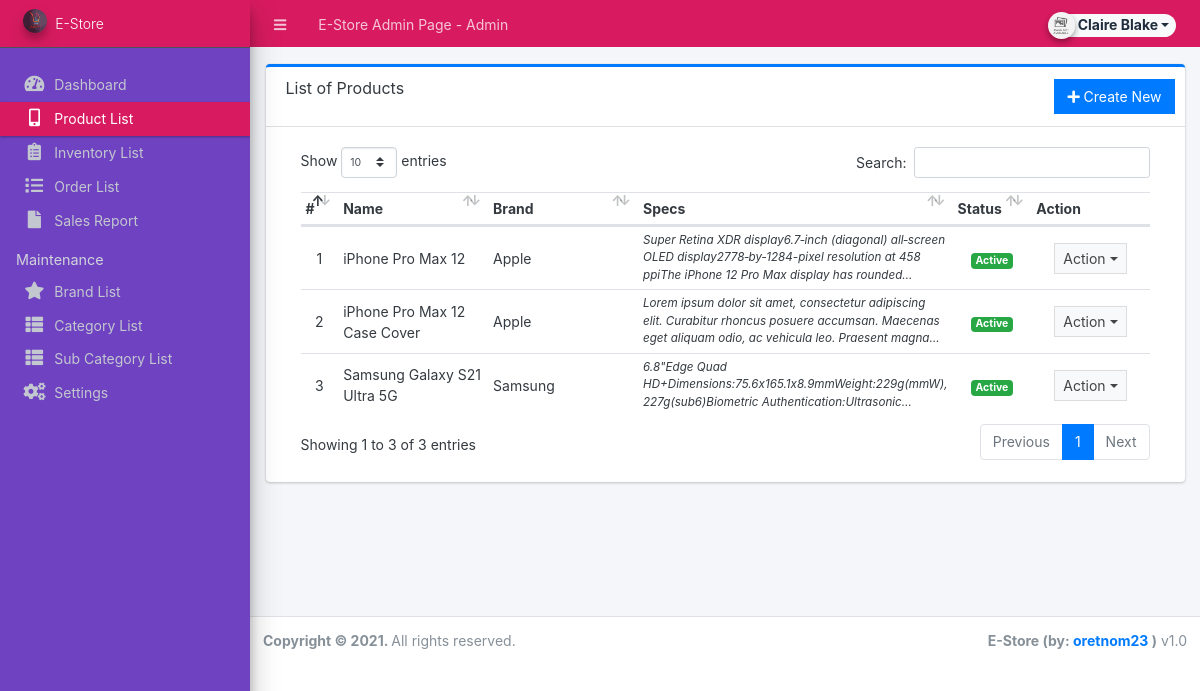
/admin/?page=product (signed in), run on the app's committed database.
### tables this page shows
CREATE TABLE `products` (
  `id` int(30) NOT NULL,
  `brand_id` int(30) NOT NULL,
  `category_id` int(30) NOT NULL,
  `sub_category_id` int(30) NOT NULL,
  `name` varchar(250) NOT NULL,
  `specs` text NOT NULL,
  `status` tinyint(1) NOT NULL DEFAULT 1,
  `date_created` datetime NOT NULL DEFAULT current_timestamp()
);

CREATE TABLE `brands` (
  `id` int(30) NOT NULL,
  `name` varchar(250) NOT NULL,
  `description` text DEFAULT NULL,
  `status` tinyint(1) NOT NULL DEFAULT 1,
  `date_created` datetime NOT NULL DEFAULT current_timestamp()
);

### admin/product/index.php (the view, shortened to what this page needs)
<div class="card card-outline card-primary">
	<div class="card-header">
		<h3 class="card-title">List of Products</h3>
		<div class="card-tools">
			<a href="?page=product/manage_product" class="btn btn-flat btn-primary"><span class="fas fa-plus"></span>  Create New</a>
		</div>
	</div>
	<div class="card-body">
		<div class="container-fluid">
        <div class="container-fluid">
			<table class="table table-hover table-strip">
				<colgroup>
					<col width="5%">
					<col width="20%">
					<col width="20%">
					<col width="30%">
					<col width="10%">
					<col width="15%">
				</colgroup>
				<thead>
					<tr>
						<th>#</th>
						<th>Name</th>
						<th>Brand</th>
						<th>Specs</th>
						<th>Status</th>
						<th>Action</th>
					</tr>
				</thead>
				<tbody>
					<?php
					$i = 1;
						$qry = $conn->query("SELECT p.*,b.name as bname from `products` p inner join brands b on p.brand_id = b.id order by (p.name) asc ");
						while($row = $qry->fetch_assoc()):
							foreach($row as $k=> $v){
								$row[$k] = trim(stripslashes($v));
							}
                            $row['specs'] = strip_tags(stripslashes(html_entity_decode($row['specs'])));
					?>
						<tr>
							<td class="text-center"><?php echo $i++; ?></td>
							<td><?php echo $row['name'] ?></td>
							<td><?php echo $row['bname'] ?></td>
							<td ><p class="m-0 truncate"><?php echo $row['specs'] ?></p></td>
							<td class="text-center">
                                <?php if($row['status'] == 1): ?>
                                    <span class="badge badge-success">Active</span>
                                <?php else: ?>
                                    <span class="badge badge-danger">Inactive</span>
                                <?php endif; ?>
                            </td>
							<td align="center">
								 <button type="button" class="btn btn-flat btn-default btn-sm dropdown-toggle dropdown-icon" data-toggle="dropdown">
				                  		Action
				                  </button>
							</td>
						</tr>
					<?php endwhile; ?>
				</tbody>
			</table>
		</div>
		</div>
	</div>
</div>

### data on the page
products: name "iPhone Pro Max 12", brand.name "Apple", specs "Super Retina XDR display6.7‑inch (diagonal) all‑screen OLED display2778‑by‑1284-pixel resolution at 458 ppiThe iPhone 12 Pro Max display has…", status "Active"
products: name "iPhone Pro Max 12 Case Cover", brand.name "Apple", specs "Lorem ipsum dolor sit amet, consectetur adipiscing elit. Curabitur rhoncus posuere accumsan. Maecenas eget aliquam odio, ac vehicula leo. Praesent…", status "Active"
products: name "Samsung Galaxy S21 Ultra 5G", brand.name "Samsung", specs "6.8\"Edge Quad HD+Dimensions:75.6x165.1x8.9mmWeight:229g(mmW), 227g(sub6)Biometric…", status "Active"

### other printed values
$_settings->info('name') "E-Store Admin Page"
$_settings->userdata('firstname').' '.$_settings->userdata('lastname') "Claire Blake"
$_settings->info('short_name') "E-Store"
